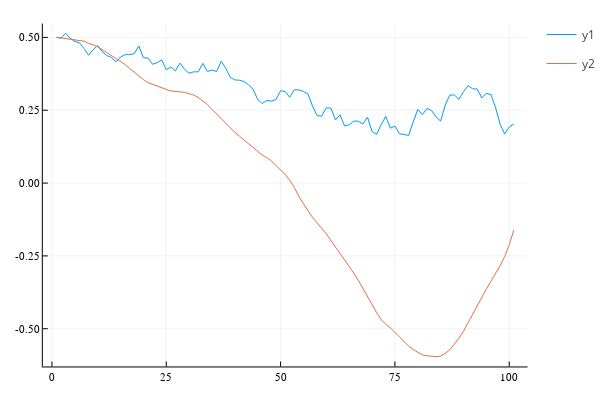

Notebook code cell kept with this figure:
### Code cell
Xn = [Xnoisy[i][3] for i=1:101]
Xe = [Xest[i][3] for i=1:101]
plot(Xn)
plot!(Xe)

# Xn2 = [Xnoisy[i][4] for i=1:101]
# Xe2 = [Xest[i][4] for i=1:101]
# plot(Xn2)
# plot!(Xe2)

### Figure 1 — Plotly figure (JSON) as saved in the notebook; plotly's stock layout.template omitted (floating-point values rounded to 4 significant figures)
{"data": [{"colorbar": {"title": ""}, "legendgroup": "y1", "line": {"color": "rgba(0, 154, 250, 1.000)", "dash": "solid", "shape": "linear", "width": 1}, "mode": "lines", "name": "y1", "showlegend": true, "type": "scatter", "x": [1, 2, 3, 4, 5, 6, 7, 8, 9, 10, 11, 12, 13, 14, 15, 16, 17, 18, 19, 20, 21, 22, 23, 24, 25, 26, 27, 28, 29, 30, 31, 32, 33, 34, 35, 36, 37, 38, 39, 40, 41, 42, 43, 44, 45, 46, 47, 48, 49, 50, 51, 52, 53, 54, 55, 56, 57, 58, 59, 60, 61, 62, 63, 64, 65, 66, 67, 68, 69, 70, 71, 72, 73, 74, 75, 76, 77, 78, 79, 80, 81, 82, 83, 84, 85, 86, 87, 88, 89, 90, 91, 92, 93, 94, 95, 96, 97, 98, 99, 100, 101], "xaxis": "x", "y": [0.5, 0.4975, 0.5143, 0.4971, 0.4861, 0.4818, 0.4622, 0.4389, 0.4576, 0.4721, 0.4512, 0.4376, 0.4312, 0.4159, 0.4327, 0.4411, 0.4406, 0.4442, 0.4706, 0.43, 0.4292, 0.4078, 0.4133, 0.4231, 0.3891, 0.3988, 0.3851, 0.4119, 0.3906, 0.377, 0.3817, 0.3819, 0.4109, 0.3831, 0.3881, 0.3824, 0.4177, 0.3943, 0.3627, 0.354, 0.3531, 0.3484, 0.3376, 0.3214, 0.2868, 0.2731, 0.2837, 0.2813, 0.2866, 0.317, 0.3144, 0.2945, 0.3201, 0.3196, 0.3145, 0.3058, 0.2634, 0.2316, 0.23, 0.2586, 0.2576, 0.2166, 0.2343, 0.1962, 0.2002, 0.2128, 0.2122, 0.203, 0.2263, 0.1774, 0.1668, 0.2012, 0.2291, 0.1884, 0.1953, 0.1691, 0.1668, 0.1634, 0.2097, 0.2526, 0.2347, 0.2562, 0.2495, 0.2269, 0.2128, 0.2677, 0.3017, 0.3026, 0.2875, 0.3137, 0.3341, 0.3236, 0.3229, 0.2923, 0.3081, 0.3039, 0.2602, 0.2025, 0.169, 0.1926, 0.2029], "yaxis": "y", "zmax": null, "zmin": null}, {"colorbar": {"title": ""}, "legendgroup": "y2", "line": {"color": "rgba(227, 111, 71, 1.000)", "dash": "solid", "shape": "linear", "width": 1}, "mode": "lines", "name": "y2", "showlegend": true, "type": "scatter", "x": [1, 2, 3, 4, 5, 6, 7, 8, 9, 10, 11, 12, 13, 14, 15, 16, 17, 18, 19, 20, 21, 22, 23, 24, 25, 26, 27, 28, 29, 30, 31, 32, 33, 34, 35, 36, 37, 38, 39, 40, 41, 42, 43, 44, 45, 46, 47, 48, 49, 50, 51, 52, 53, 54, 55, 56, 57, 58, 59, 60, 61, 62, 63, 64, 65, 66, 67, 68, 69, 70, 71, 72, 73, 74, 75, 76, 77, 78, 79, 80, 81, 82, 83, 84, 85, 86, 87, 88, 89, 90, 91, 92, 93, 94, 95, 96, 97, 98, 99, 100, 101], "xaxis": "x", "y": [0.5, 0.4981, 0.4954, 0.4947, 0.4926, 0.4912, 0.4873, 0.4798, 0.4736, 0.4678, 0.4582, 0.4481, 0.4383, 0.4262, 0.4181, 0.4068, 0.3936, 0.3796, 0.3674, 0.355, 0.3447, 0.3383, 0.3318, 0.3279, 0.3213, 0.3163, 0.3148, 0.3127, 0.3112, 0.3066, 0.3022, 0.2937, 0.2815, 0.2692, 0.253, 0.2366, 0.221, 0.2053, 0.1891, 0.174, 0.1608, 0.1473, 0.1357, 0.1231, 0.1074, 0.0959, 0.08688, 0.07599, 0.05955, 0.04617, 0.02983, 0.00947, -0.01463, -0.04571, -0.07184, -0.09505, -0.1184, -0.1386, -0.1552, -0.1748, -0.1969, -0.221, -0.2436, -0.2648, -0.2856, -0.3088, -0.3336, -0.3613, -0.3917, -0.4179, -0.4447, -0.4686, -0.4848, -0.4967, -0.5126, -0.5285, -0.543, -0.5595, -0.5712, -0.5815, -0.59, -0.5925, -0.5941, -0.5962, -0.5938, -0.5848, -0.5723, -0.5536, -0.5329, -0.5085, -0.4788, -0.4499, -0.4199, -0.3919, -0.364, -0.3366, -0.3099, -0.2841, -0.2521, -0.2117, -0.1618], "yaxis": "y", "zmax": null, "zmin": null}], "layout": {"annotations": [], "height": 400, "legend_position": {"bgcolor": "rgba(255, 255, 255, 1.000)", "bordercolor": "rgba(0, 0, 0, 1.000)", "borderwidth": 1, "font": {"color": "rgba(0, 0, 0, 1.000)", "family": "sans-serif", "size": 11}, "title": {"font": {"color": "rgba(0, 0, 0, 1.000)", "family": "sans-serif", "size": 15}, "text": ""}, "tracegroupgap": 0, "traceorder": "normal", "x": 1, "xanchor": "auto", "y": 1, "yanchor": "auto"}, "margin": {"b": 20, "l": 0, "r": 0, "t": 20}, "paper_bgcolor": "rgba(255, 255, 255, 1.000)", "plot_bgcolor": "rgba(255, 255, 255, 1.000)", "showlegend": true, "width": 600, "xaxis": {"anchor": "y", "domain": [0.08064, 0.9934], "gridcolor": "rgba(0, 0, 0, 0.100)", "gridwidth": 0.5, "linecolor": "rgba(0, 0, 0, 1.000)", "mirror": false, "range": [-2, 104], "showgrid": true, "showline": true, "showticklabels": true, "tickangle": 0, "tickcolor": "rgb(0, 0, 0)", "tickfont": {"color": "rgba(0, 0, 0, 1.000)", "family": "sans-serif", "size": 11}, "tickmode": "array", "ticks": "inside", "ticktext": ["0", "25", "50", "75", "100"], "tickvals": [0, 25, 50, 75, 100], "title": "", "titlefont": {"color": "rgba(0, 0, 0, 1.000)", "family": "sans-serif", "size": 15}, "type": "-", "visible": true, "zeroline": false, "zerolinecolor": "rgba(0, 0, 0, 1.000)"}, "yaxis": {"anchor": "x", "domain": [0.03762, 0.9902], "gridcolor": "rgba(0, 0, 0, 0.100)", "gridwidth": 0.5, "linecolor": "rgba(0, 0, 0, 1.000)", "mirror": false, "range": [-0.6295, 0.5476], "showgrid": true, "showline": true, "showticklabels": true, "tickangle": 0, "tickcolor": "rgb(0, 0, 0)", "tickfont": {"color": "rgba(0, 0, 0, 1.000)", "family": "sans-serif", "size": 11}, "tickmode": "array", "ticks": "inside", "ticktext": ["-0.50", "-0.25", "0.00", "0.25", "0.50"], "tickvals": [-0.5, -0.25, 0, 0.25, 0.5], "title": "", "titlefont": {"color": "rgba(0, 0, 0, 1.000)", "family": "sans-serif", "size": 15}, "type": "-", "visible": true, "zeroline": false, "zerolinecolor": "rgba(0, 0, 0, 1.000)"}}}
